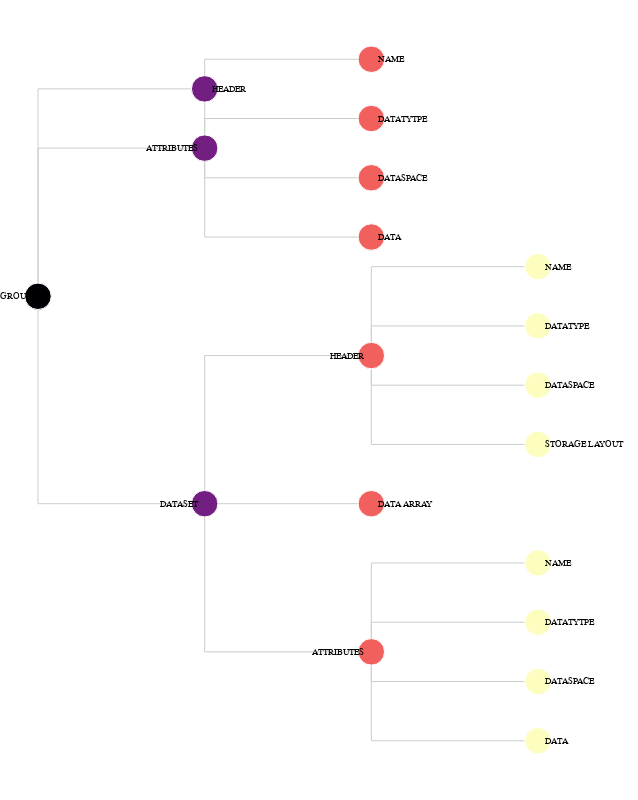

Notebook code cell kept with this figure:
### Code cell
using CSV
mylab = CSV.read("LABELS.txt")
using VegaLite
@vgplot(
    height=800,
    marks=[
        {
            encode={
                update={
                    stroke={
                        value="#ccc"
                    },
                    path={
                        field="path"
                    }
                }
            },
            from={
                data="links"
            },
            type="path"
        },
        {
            encode={
                update={
                    x={
                        field="x"
                    },
                    fill={
                        field="depth",
                        scale="color"
                    },
                    y={
                        field="y"
                    }
                },
                enter={
                    stroke={
                        value="#fff"
                    },
                    size={
                        value=100
                    }
                }
            },
            from={
                data="tree"
            },
            type="symbol"
        },
        {
            encode={
                update={
                    align={
                        signal="datum.children ? 'right' : 'left'"
                    },
                    x={
                        field="x"
                    },
                    dx={
                        signal="datum.children ? -7 : 7"
                    },
                    opacity={
                        signal="labels ? 1 : 0"
                    },
                    y={
                        field="y"
                    }
                },
                enter={
                    fontSize={
                        value=9
                    },
                    text={
                        field="name"
                    },
                    baseline={
                        value="middle"
                    }
                }
            },
            from={
                data="tree"
            },
            type="text"
        }
    ],
    data=[
        {
            name="tree",
            values=mylab,
            transform=[
                {
                    key="id",
                    parentKey="parent",
                    type="stratify"
                },
                {
                    method={
                        signal="layout"
                    },
                    separation={
                        signal="separation"
                    },
                    as=[
                        "y",
                        "x",
                        "depth",
                        "children"
                    ],
                    size=[
                        {
                            signal="height"
                        },
                        {
                            signal="width - 100"
                        }
                    ],
                    type="tree"
                }
            ]
        },
        {
            name="links",
            source="tree",
            transform=[
                {
                    type="treelinks"
                },
                {
                    shape={
                        signal="links"
                    },
                    type="linkpath",
                    orient="horizontal"
                }
            ]
        }
    ],
    scales=[
        {
            name="color",
            zero=true,
            range={
                scheme="magma"
            },
            domain={
                data="tree",
                field="depth"
            },
            type="linear"
        }
    ],
    width=600,
    signals=[
        {
            name="labels",
            bind={
                input="checkbox"
            },
            value=true
        },
        {
            name="layout",
            bind={
                options=[
                    "tidy",
                    "cluster"
                ],
                input="radio"
            },
            value="tidy"
        },
        {
            name="links",
            bind={
                options=[
                    "line",
                    "curve",
                    "diagonal",
                    "orthogonal"
                ],
                input="select"
            },
            value="orthogonal"
        },
        {
            name="separation",
            bind={
                input="checkbox"
            },
            value=true
        }
    ]
)

### Figure 1 — Vega specification as saved in the notebook (floating-point values rounded to 4 significant figures)
{"data": [{"name": "tree", "transform": [{"key": "id", "parentKey": "parent", "type": "stratify"}, {"as": ["y", "x", "depth", "children"], "method": {"signal": "layout"}, "separation": {"signal": "separation"}, "size": [{"signal": "height"}, {"signal": "width - 100"}], "type": "tree"}], "values": [{"id": 1, "name": "GROUP", "parent": null}, {"id": 2, "name": "HEADER", "parent": 1}, {"id": 3, "name": "ATTRIBUTES", "parent": 1}, {"id": 4, "name": "DATASET", "parent": 1}, {"id": 5, "name": "NAME", "parent": 3}, {"id": 6, "name": "DATATYTPE", "parent": 3}, {"id": 7, "name": "DATASPACE", "parent": 3}, {"id": 8, "name": "DATA", "parent": 3}, {"id": 9, "name": "HEADER", "parent": 4}, {"id": 10, "name": "DATA ARRAY", "parent": 4}, {"id": 11, "name": "ATTRIBUTES", "parent": 4}, {"id": 12, "name": "NAME", "parent": 9}, {"id": 13, "name": "DATATYPE", "parent": 9}, {"id": 14, "name": "DATASPACE", "parent": 9}, {"id": 15, "name": "STORAGE LAYOUT", "parent": 9}, {"id": 16, "name": "NAME", "parent": 11}, {"id": 17, "name": "DATATYTPE", "parent": 11}, {"id": 18, "name": "DATASPACE", "parent": 11}, {"id": 19, "name": "DATA", "parent": 11}]}, {"name": "links", "source": "tree", "transform": [{"type": "treelinks"}, {"orient": "horizontal", "shape": {"signal": "links"}, "type": "linkpath"}]}], "height": 800, "marks": [{"encode": {"update": {"path": {"field": "path"}, "stroke": {"value": "#ccc"}}}, "from": {"data": "links"}, "type": "path"}, {"encode": {"enter": {"size": {"value": 700}, "stroke": {"value": "#fff"}}, "update": {"fill": {"field": "depth", "scale": "color"}, "x": {"field": "x"}, "y": {"field": "y"}}}, "from": {"data": "tree"}, "type": "symbol"}, {"encode": {"enter": {"baseline": {"value": "middle"}, "fontSize": {"value": 9}, "text": {"field": "name"}}, "update": {"align": {"signal": "datum.children ? 'right' : 'left'"}, "dx": {"signal": "datum.children ? -7 : 7"}, "opacity": {"signal": "labels ? 1 : 0"}, "x": {"field": "x"}, "y": {"field": "y"}}}, "from": {"data": "tree"}, "type": "text"}], "scales": [{"domain": {"data": "tree", "field": "depth"}, "name": "color", "range": {"scheme": "magma"}, "type": "linear", "zero": true}], "signals": [{"bind": {"input": "checkbox"}, "name": "labels", "value": true}, {"bind": {"input": "radio", "options": ["tidy", "cluster"]}, "name": "layout", "value": "tidy"}, {"bind": {"input": "select", "options": ["line", "curve", "diagonal", "orthogonal"]}, "name": "links", "value": "orthogonal"}, {"bind": {"input": "checkbox"}, "name": "separation", "value": true}], "width": 600}
